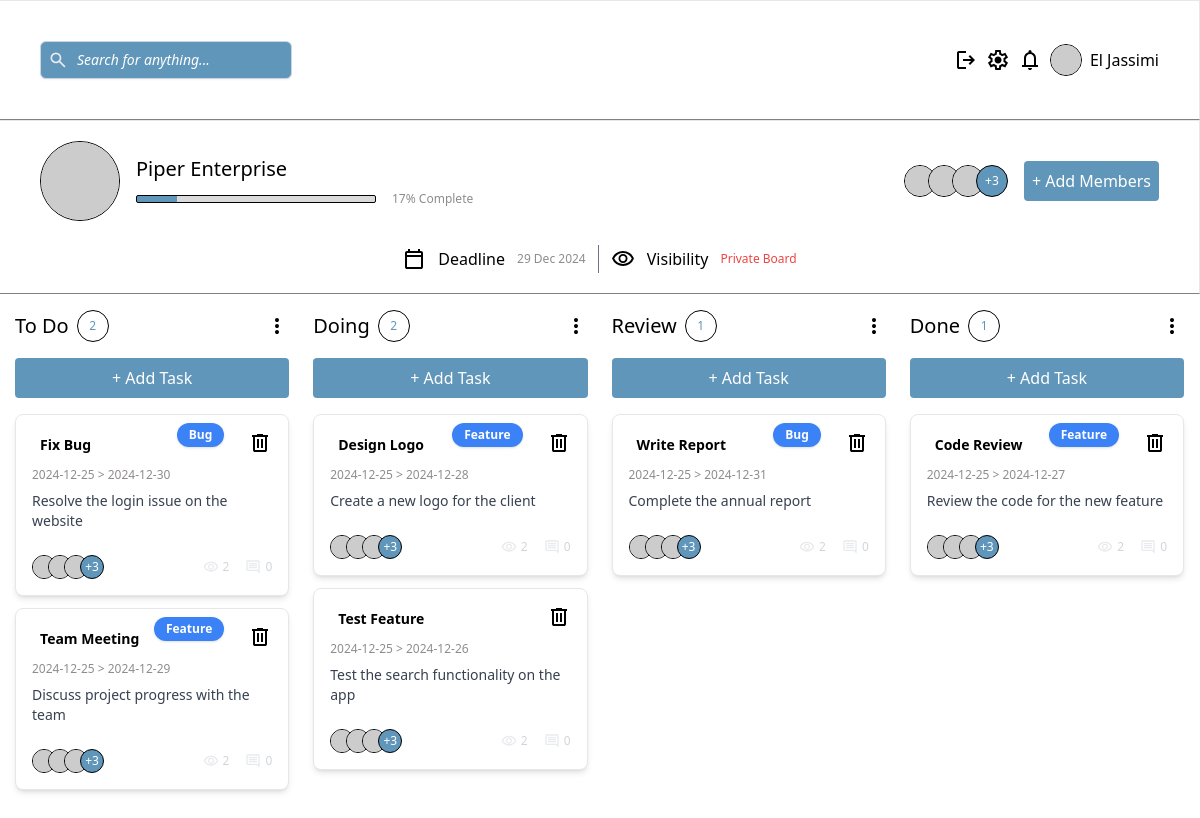
Screenshot of /index.php?action=list (signed in) with the database file from the repository.
### tables this page shows
CREATE TABLE IF NOT EXISTS tasks (
  id INT AUTO_INCREMENT PRIMARY KEY,
  title VARCHAR(16) NOT NULL,
  description VARCHAR(100),
  due_datetime DATETIME, 
  priority ENUM('High', 'Medium', 'Low') NOT NULL,
  status ENUM('To Do', 'Doing', 'Review', 'Done') NOT NULL DEFAULT 'To Do',
  tag VARCHAR(16) DEFAULT NULL,
  created_at TIMESTAMP DEFAULT CURRENT_TIMESTAMP,
  updated_at TIMESTAMP DEFAULT CURRENT_TIMESTAMP ON UPDATE CURRENT_TIMESTAMP
);

### view/kanban.php (the view, shortened to what the rows shown need)
<?php include("sections/header.php") ?>
<section id="kanban" class="min-h-screen p-4 grid grid-cols-1 sm:grid-cols-2 lg:grid-cols-4 gap-6 justify-items-center sm:justify-items-stretch">
  <div id="todo" class="flex flex-col gap-4 w-full max-w-[320px] sm:w-full sm:max-w-full h-full">
    <article id="todo-card-article" class="flex flex-col gap-3 flex-1 w-full">
    <?php $doingtasks = array(); foreach ($tasks as $task){ if($task["status"] == 'To Do'){ $doingtasks[] = $task;}} ?>
    <?php if (!empty($doingtasks)): ?>
      <?php foreach ($doingtasks as $doing): ?>
        <div class="dragNdrop cursor-pointer max-w-sm p-4 bg-white rounded-lg shadow-md border border-gray-200">
        <?php if(!empty($doing["tag"])): ?>
            <div class="absolute top-2 right-16 bg-blue-500 text-white text-xs font-semibold px-3 py-1 rounded-full shadow">
              <p><?= $doing["tag"] ?></p>
            </div>
          <?php endif; ?>
            <div class="flex justify-between items-start mb-2">
              <span class="${priority_Class_color} text-sm font-semibold px-2 py-1 rounded-md"><?= $doing["title"] ?></span>
              <?php if ($_SESSION['user_role'] === 'admin'): ?>
              <a href="?action=delete&id=<?= $doing['id'] ?>">
                <img src="assets/src/images/icons/trash.svg" alt="" class="trash-icon text-black cursor-pointer">
              </a>
              <?php endif; ?>
            </div>
            <p class="text-greyText text-xs mb-2"><?= date('Y-m-d', strtotime($doing['created_at'])) . " > " . date('Y-m-d', strtotime($doing['due_datetime'])) ?></p>
            <p class="text-sm text-ellipsis overflow-hidden text-gray-700 mb-4"><?= $doing['description']?></p>
        <div class="flex justify-between items-center pt-2">
          <div class="flex items-center">
            <div class="flex -space-x-2">
              <img src="https://picsum.photos/100" alt="" class="w-6 h-6 rounded-full border border-black">
              <img src="https://picsum.photos/100" alt="" class="w-6 h-6 rounded-full border border-black">
              <img src="https://picsum.photos/100" alt="" class="w-6 h-6 rounded-full border border-black">
              <div class="cursor-pointer rounded-full border border-black w-6 h-6 bg-lightModeMain text-white flex items-center justify-center text-xs">+3</div>
            </div>
          </div>
            <div class="flex items-center gap-4 text-gray-300 text-xs">
                <div class="flex items-center">
                    <img src="assets/src/images/icons/eye visibility.svg" alt="eye icon" class="w-4 h-4 mr-1" />
                    <span>2</span>
                  </div>
                  <div class="flex items-center">
                    <img src="assets/src/images/icons/comment.svg" alt="comment icon" class="w-4 h-4 mr-1" />
                    <span>0</span>
                  </div>
                </div>
              </div>
            </div>
            <?php endforeach; ?>
            <?php else: ?>
              <div class="place-holder p-6 bg-white rounded-lg shadow-md border border-gray-200 w-full">
                No Task Yet
              </div>
            <?php endif; ?>
    </article>
  </div>
  <div id="doing" class="flex flex-col gap-4 w-full max-w-[320px] sm:w-full sm:max-w-full h-full">
    <article id="doing-card-article" class="flex flex-col gap-3 flex-1 w-full">
    <?php $doingtasks = array(); foreach ($tasks as $task){ if($task["status"] == 'Doing'){ $doingtasks[] = $task;}} ?>
    <?php if (!empty($doingtasks)): ?>
      <?php foreach ($doingtasks as $doing): ?>
        <div class="dragNdrop cursor-pointer max-w-sm p-4 bg-white rounded-lg shadow-md border border-gray-200">
        <?php if(!empty($doing["tag"])): ?>
            <div class="absolute top-2 right-16 bg-blue-500 text-white text-xs font-semibold px-3 py-1 rounded-full shadow">
              <p><?= $doing["tag"] ?></p>
            </div>
          <?php endif; ?>
            <div class="flex justify-between items-start mb-2">
              <span class="${priority_Class_color} text-sm font-semibold px-2 py-1 rounded-md"><?= $doing["title"] ?></span>
              <?php if ($_SESSION['user_role'] === 'admin'): ?>
              <a href="?action=delete&id=<?= $doing['id'] ?>">
                <img src="assets/src/images/icons/trash.svg" alt="" class="trash-icon text-black cursor-pointer">
              </a>
              <?php endif; ?>
            </div>
            <p class="text-greyText text-xs mb-2"><?= date('Y-m-d', strtotime($doing['created_at'])) . " > " . date('Y-m-d', strtotime($doing['due_datetime'])) ?></p>
            <p class="text-sm text-ellipsis overflow-hidden text-gray-700 mb-4"><?= $doing['description']?></p>
        <div class="flex justify-between items-center pt-2">
          <div class="flex items-center">
            <div class="flex -space-x-2">
              <img src="https://picsum.photos/100" alt="" class="w-6 h-6 rounded-full border border-black">
              <img src="https://picsum.photos/100" alt="" class="w-6 h-6 rounded-full border border-black">
              <img src="https://picsum.photos/100" alt="" class="w-6 h-6 rounded-full border border-black">
              <div class="cursor-pointer rounded-full border border-black w-6 h-6 bg-lightModeMain text-white flex items-center justify-center text-xs">+3</div>
            </div>
          </div>
            <div class="flex items-center gap-4 text-gray-300 text-xs">
                <div class="flex items-center">
                    <img src="assets/src/images/icons/eye visibility.svg" alt="eye icon" class="w-4 h-4 mr-1" />
                    <span>2</span>
                  </div>
                  <div class="flex items-center">
                    <img src="assets/src/images/icons/comment.svg" alt="comment icon" class="w-4 h-4 mr-1" />
                    <span>0</span>
                  </div>
                </div>
              </div>
            </div>
            <?php endforeach; ?>
            <?php else: ?>
              <div class="place-holder p-6 bg-white rounded-lg shadow-md border border-gray-200 w-full">
               No Task Yet
              </div>
            <?php endif; ?>
    </article>
  </div>
  <div id="review" class="flex flex-col gap-4 w-full max-w-[320px] sm:w-full sm:max-w-full h-full">
    <article id="review-card-article" class="flex flex-col gap-3 flex-1 w-full">
    <?php $doingtasks = array(); foreach ($tasks as $task){ if($task["status"] == 'Review'){ $doingtasks[] = $task;}} ?>
    <?php if (!empty($doingtasks)): ?>
      <?php foreach ($doingtasks as $doing): ?>
        <div class="dragNdrop cursor-pointer max-w-sm p-4 bg-white rounded-lg shadow-md border border-gray-200">
        <?php if(!empty($doing["tag"])): ?>
            <div class="absolute top-2 right-16 bg-blue-500 text-white text-xs font-semibold px-3 py-1 rounded-full shadow">
              <p><?= $doing["tag"] ?></p>
            </div>
          <?php endif; ?>
            <div class="flex justify-between items-start mb-2">
              <span class="${priority_Class_color} text-sm font-semibold px-2 py-1 rounded-md"><?= $doing["title"] ?></span>
              <?php if ($_SESSION['user_role'] === 'admin'): ?>
              <a href="?action=delete&id=<?= $doing['id'] ?>">
                <img src="assets/src/images/icons/trash.svg" alt="" class="trash-icon text-black cursor-pointer">
              </a>
              <?php endif; ?>
            </div>
            <p class="text-greyText text-xs mb-2"><?= date('Y-m-d', strtotime($doing['created_at'])) . " > " . date('Y-m-d', strtotime($doing['due_datetime'])) ?></p>
            <p class="text-sm text-ellipsis overflow-hidden text-gray-700 mb-4"><?= $doing['description']?></p>
        <div class="flex justify-between items-center pt-2">
          <div class="flex items-center">
            <div class="flex -space-x-2">
              <img src="https://picsum.photos/100" alt="" class="w-6 h-6 rounded-full border border-black">
              <img src="https://picsum.photos/100" alt="" class="w-6 h-6 rounded-full border border-black">
              <img src="https://picsum.photos/100" alt="" class="w-6 h-6 rounded-full border border-black">
              <div class="cursor-pointer rounded-full border border-black w-6 h-6 bg-lightModeMain text-white flex items-center justify-center text-xs">+3</div>
            </div>
          </div>
            <div class="flex items-center gap-4 text-gray-300 text-xs">
                <div class="flex items-center">
                    <img src="assets/src/images/icons/eye visibility.svg" alt="eye icon" class="w-4 h-4 mr-1" />
                    <span>2</span>
                  </div>
                  <div class="flex items-center">
                    <img src="assets/src/images/icons/comment.svg" alt="comment icon" class="w-4 h-4 mr-1" />
                    <span>0</span>
                  </div>
                </div>
              </div>
            </div>
            <?php endforeach; ?>
            <?php else: ?>
              <div class="place-holder p-6 bg-white rounded-lg shadow-md border border-gray-200 w-full">
               No Task Yet
              </div>
            <?php endif; ?>
    </article>
  </div>
  <div id="done" class="flex flex-col gap-4 w-full max-w-[320px] sm:w-full sm:max-w-full h-full">
    <article id="done-card-article" class="flex flex-col gap-3 flex-1 w-full">
    <?php $doingtasks = array(); foreach ($tasks as $task){ if($task["status"] == 'Done'){ $doingtasks[] = $task;}} ?>
    <?php if (!empty($doingtasks)): ?>
      <?php foreach ($doingtasks as $doing): ?>
        <div class="dragNdrop cursor-pointer max-w-sm p-4 bg-white rounded-lg shadow-md border border-gray-200">
          <?php if(!empty($doing["tag"])): ?>
            <div class="absolute top-2 right-16 bg-blue-500 text-white text-xs font-semibold px-3 py-1 rounded-full shadow">
              <p><?= $doing["tag"] ?></p>
            </div>
          <?php endif; ?>
            <div class="flex justify-between items-start mb-2">
              <span class="${priority_Class_color} text-sm font-semibold px-2 py-1 rounded-md"><?= $doing["title"] ?></span>
              <?php if ($_SESSION['user_role'] === 'admin'): ?>
              <a href="?action=delete&id=<?= $doing['id'] ?>">
                <img src="assets/src/images/icons/trash.svg" alt="" class="trash-icon text-black cursor-pointer">
              </a>
              <?php endif; ?>
            </div>
            <p class="text-greyText text-xs mb-2"><?= date('Y-m-d', strtotime($doing['created_at'])) . " > " . date('Y-m-d', strtotime($doing['due_datetime'])) ?></p>
            <p class="text-sm text-ellipsis overflow-hidden text-gray-700 mb-4"><?= $doing['description']?></p>
        <div class="flex justify-between items-center pt-2">
          <div class="flex items-center">
            <div class="flex -space-x-2">
              <img src="https://picsum.photos/100" alt="" class="w-6 h-6 rounded-full border border-black">
              <img src="https://picsum.photos/100" alt="" class="w-6 h-6 rounded-full border border-black">
              <img src="https://picsum.photos/100" alt="" class="w-6 h-6 rounded-full border border-black">
              <div class="cursor-pointer rounded-full border border-black w-6 h-6 bg-lightModeMain text-white flex items-center justify-center text-xs">+3</div>
            </div>
          </div>
            <div class="flex items-center gap-4 text-gray-300 text-xs">
                <div class="flex items-center">
                    <img src="assets/src/images/icons/eye visibility.svg" alt="eye icon" class="w-4 h-4 mr-1" />
                    <span>2</span>
                  </div>
                  <div class="flex items-center">
                    <img src="assets/src/images/icons/comment.svg" alt="comment icon" class="w-4 h-4 mr-1" />
                    <span>0</span>
                  </div>
                </div>
              </div>
            </div>
            <?php endforeach; ?>
            <?php else: ?>
              <div class="place-holder p-6 bg-white rounded-lg shadow-md border border-gray-200 w-full">
               No Task Yet
              </div>
            <?php endif; ?>
    </article>
  </div>
</section>
<?php include("sections/footer.php") ?>

### rows the page displays
tasks: tag "Bug", title "Fix Bug", created_at "2024-12-25", due_datetime "2024-12-30", description "Resolve the login issue on the website"
tasks: tag "Feature", title "Team Meeting", created_at "2024-12-25", due_datetime "2024-12-29", description "Discuss project progress with the team"
tasks: tag "Feature", title "Design Logo", created_at "2024-12-25", due_datetime "2024-12-28", description "Create a new logo for the client"
tasks: title "Test Feature", created_at "2024-12-25", due_datetime "2024-12-26", description "Test the search functionality on the app"
tasks: tag "Bug", title "Write Report", created_at "2024-12-25", due_datetime "2024-12-31", description "Complete the annual report"
tasks: tag "Feature", title "Code Review", created_at "2024-12-25", due_datetime "2024-12-27", description "Review the code for the new feature"

### other values shown
$_SESSION['user_name'] "El Jassimi"
$completionPercentage "17"
count(array_filter($tasks, fn($task) => $task['status'] === 'To Do')) "2"
count(array_filter($tasks, fn($task) => $task['status'] === 'Doing')) "2"
count(array_filter($tasks, fn($task) => $task['status'] === 'Review')) "1"
count(array_filter($tasks, fn($task) => $task['status'] === 'Done')) "1"
